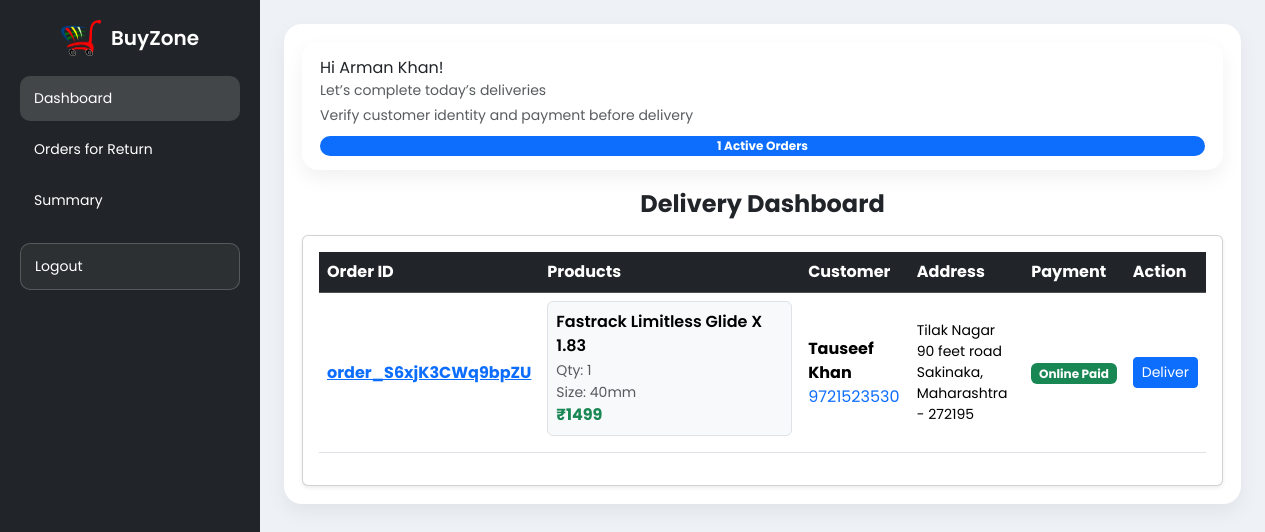
The page /delivery/dashboard/ (signed in) on the database its author committed.
### buyzoneapp/models.py (models this page shows, shortened)
class Orders(models.Model):
    items_json = models.JSONField()
    name = models.CharField(max_length=90)
    email = models.EmailField()
    amount = models.DecimalField(max_digits=10, decimal_places=2)
    address1 = models.CharField(max_length=255)
    address2 = models.CharField(max_length=255, blank=True)
    city = models.CharField(max_length=100)
    state = models.CharField(max_length=100)
    zip_code = models.CharField(max_length=10)
    phone = models.CharField(max_length=15)
    oid = models.CharField(max_length=100, blank=True, null=True)
    paymentstatus = models.CharField(max_length=30, default="Pending")
    amountpaid = models.DecimalField(max_digits=10, decimal_places=2, default=0)
    BookDate = models.DateTimeField(default=timezone.now)
    payment_id = models.CharField(max_length=255, null=True, blank=True)  # razorpay_payment_id
    refund_id = models.CharField(max_length=255, null=True, blank=True)
    is_refunded = models.BooleanField(default=False)
    delivered_at = models.DateTimeField(null=True, blank=True)
    is_returned = models.BooleanField(default=False)
    assigned_to = models.ForeignKey(
        settings.AUTH_USER_MODEL,
        on_delete=models.SET_NULL,
        null=True,
        blank=True,
        related_name='delivery_orders'
    )
    class Meta:
        verbose_name = "Order"
        verbose_name_plural = "Orders"

### delivery/views.py (the view)
# urls.py: path("dashboard/", views.delivery_dashboard, name="delivery_dashboard"),
@login_required
@delivery_required
def delivery_dashboard(request):
    delivered_updates = OrderUpdate.objects.filter(
        order=OuterRef('pk'), delivered=True
    )
    orders = Orders.objects.annotate(
        is_delivered=Exists(delivered_updates)
    ).filter(
        assigned_to=request.user,
        paymentstatus__in=["Pending", "Paid"],
        is_delivered=False,
        is_returned=False
    ).order_by('-id')
    for o in orders:
        try:
            o.items = json.loads(o.items_json or "{}")
        except:
            o.items = {}
    activity = (
        OrderUpdate.objects
        .filter(order__assigned_to=request.user)
        .filter(update_desc__icontains="Assigned")
        .select_related("order")
        .order_by('-update_date')
    )
    return render(request, "delivery/dashboard.html", {
        "orders": orders,
        "activity": activity
    })

### delivery/views.py (called while the page is built)
def delivery_required(view_func):
    return user_passes_test(
        lambda user: user.is_authenticated and user.groups.filter(name='DeliveryBoy').exists()
    )(view_func)

### templates/delivery/dashboard.html (shortened to what this page needs)
{% extends "delivery/base.html" %}
{% block main %}
<div class="topbar">
  <div class="greet">
    Hi {{ user.first_name }} {{ user.last_name }}!
    <span class="text-muted small d-block">Let’s complete today’s deliveries</span>
    <span class="text-muted small d-block mt-1">
      Verify customer identity and payment before delivery
    </span>
  </div>
  <span class="badge bg-primary rounded-pill">
    {{ orders|length }} Active Orders
  </span>
</div>
<h4 class="fw-bold mb-3 text-center">Delivery Dashboard</h4>
<div class="card shadow-sm p-3 d-none d-lg-block">
  <div class="table-responsive">
    <table class="table align-middle">
      <thead class="table-dark">
        <tr>
          <th>Order ID</th>
          <th>Products</th>
          <th>Customer</th>
          <th>Address</th>
          <th>Payment</th>
          <th>Action</th>
        </tr>
      </thead>
      <tbody>
        {% for o in orders %}
        <tr>
          <td class="fw-bold text-primary">
            <a href="{% url 'orderDetails' o.oid %}">{{ o.oid }}</a>
          </td>
          <td style="min-width:260px">
            {% for pid, item in o.items.items %}
              {% with qty=item.0 name=item.1 price=item.2 size=item.5 %}
              <div class="p-2 mb-2 border rounded bg-light">
                <div class="fw-semibold">{{ name }}</div>
                <small class="text-muted">Qty: {{ qty }}</small>
                {% if size %}
                  <small class="text-muted d-block">Size: {{ size }}</small>
                {% endif %}
                <div class="fw-bold text-success">₹{{ price }}</div>
              </div>
              {% endwith %}
            {% endfor %}
          </td>
          <td>
            <strong>{{ o.name }}</strong><br>
            <a href="tel:+91{{ o.phone }}" class="text-decoration-none">
              {{ o.phone }}
            </a>
          </td>
          <td class="small">
            {{ o.address1 }} {{ o.address2 }}<br>
            {{ o.city }}, {{ o.state }} - {{ o.zip_code }}
          </td>
          <td>
            {% if o.amountpaid == 0 %}
              <span class="badge bg-warning text-dark">Cash on Delivery</span>
            {% else %}
              <span class="badge bg-success">Online Paid</span>
            {% endif %}
          </td>
          <td>
            <a href="{% url 'generate_delivery_otp' o.id %}"
               class="btn btn-primary btn-sm action-btn"
               data-loader="deliver-loader-{{ o.id }}"
               onclick="handleAction(this)">
              Deliver
            </a>
          </td>
        </tr>
        {% endfor %}
      </tbody>
    </table>
  </div>
</div>
{% endblock %}

### templates/delivery/base.html (style rules this page uses)
body { margin: 0; font-family: "Poppins", sans-serif; background: #eef2f7; overflow-x: hidden; }
.topbar { background: #fff; border-radius: 16px; padding: 14px 18px; box-shadow: 0 8px 20px rgba(0, 0, 0, 0.06); margin-bottom: 20px; display: flex; flex-direction: column; gap: 10px; }

### rows shown on the page
Orders: oid "order_S6xjK3CWq9bpZU", o "Fastrack Limitless Glide X 1.83", o "1", o "40mm", o "1499", name "Tauseef Khan", phone "9721523530", address1 "Tilak Nagar", address2 "90 feet road", city "Sakinaka", state "Maharashtra", zip_code "272195", amountpaid "Online Paid"

### other values the page prints
{{ user.first_name }} "Arman"
{{ user.last_name }} "Khan"
{{ orders|length }} "1"
